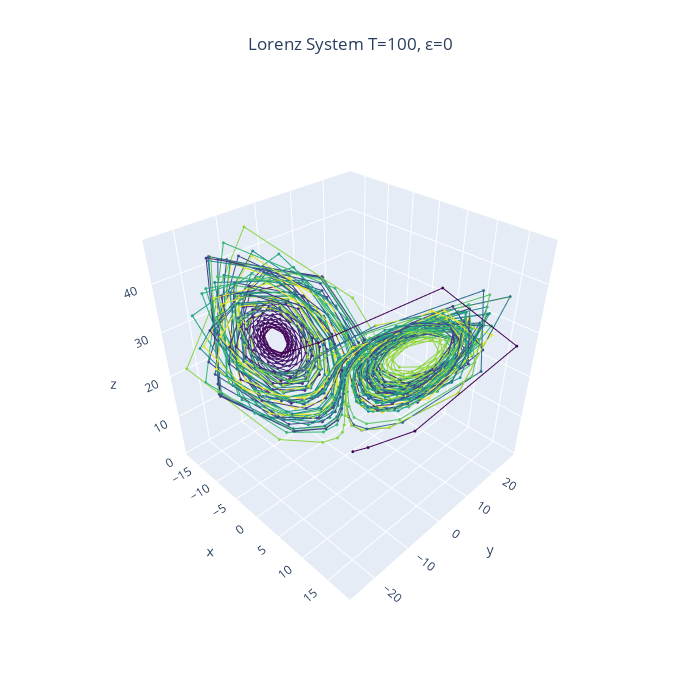

Write notebook code for a chart like this one.
### Code cell
key = (100,0)
fig = plot(solutions[key], n_points=1e3, caption="T=%d, ε=%d"%key)
#fig.write_image("images/lorenz-%s-%s.pdf"%key)
fig.show()

### Figure 1 — Plotly figure (JSON) as saved in the notebook; plotly's stock layout.template omitted (floating-point values rounded to 4 significant figures; data arrays with more than 128 entries replaced by an {"elided": "..."} marker saying what was removed)
{"data": [{"line": {"color": {"elided": "1000 float values"}, "colorscale": [[0, "#440154"], [0.1111, "#482878"], [0.2222, "#3e4989"], [0.3333, "#31688e"], [0.4444, "#26828e"], [0.5556, "#1f9e89"], [0.6667, "#35b779"], [0.7778, "#6ece58"], [0.8889, "#b5de2b"], [1, "#fde725"]], "width": 2}, "marker": {"color": {"elided": "1000 float values"}, "colorscale": [[0, "#440154"], [0.1111, "#482878"], [0.2222, "#3e4989"], [0.3333, "#31688e"], [0.4444, "#26828e"], [0.5556, "#1f9e89"], [0.6667, "#35b779"], [0.7778, "#6ece58"], [0.8889, "#b5de2b"], [1, "#fde725"]], "size": 1}, "type": "scatter3d", "x": {"elided": "1000 float values"}, "y": {"elided": "1000 float values"}, "z": {"elided": "1000 float values"}}], "layout": {"autosize": false, "height": 700, "scene": {"aspectmode": "manual", "aspectratio": {"x": 1, "y": 1, "z": 1}, "camera": {"eye": {"x": 1.4, "y": -1.4, "z": 1.4}, "up": {"x": 0, "y": 0, "z": 1}}}, "title": {"text": "Lorenz System T=100, ε=0", "x": 0.5}, "width": 700}}
